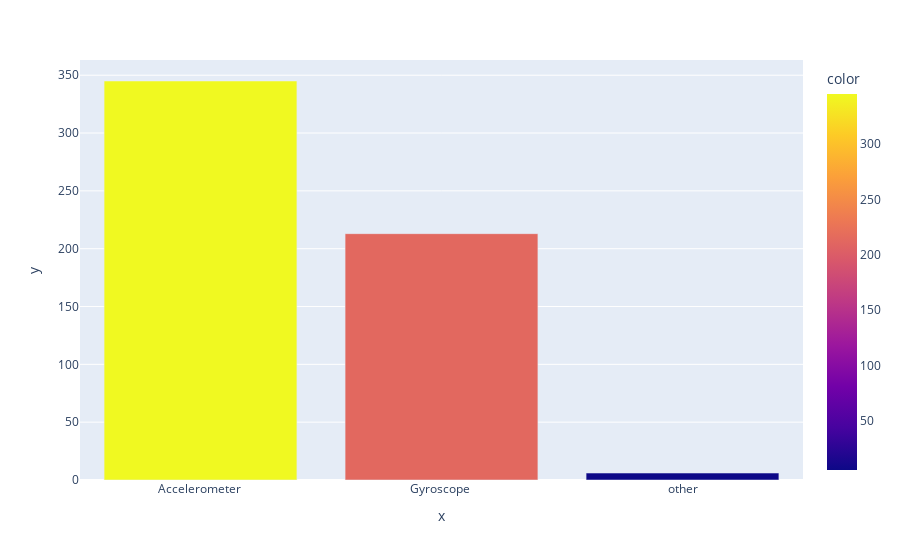

The cell this chart's notebook holds for it:
### Markdown cell above
Le features di questo dataset provengono da accelerometro e giroscopio (segnali 3 assiali):
- Acc = 345
- Gyro = 213
- other = 5

### Code cell
Acc=0
Gyro=0
other=0
for i in data.columns:
    if 'Acc'in i:
        Acc=Acc+1
    elif 'Gyro'in i:
        Gyro=Gyro+1
    else:
        other=other+1

px.bar(x=['Accelerometer ','Gyroscope ','other'],y=[Acc,Gyro,other],color=[Acc,Gyro,other])

### Figure 1 — Plotly figure (JSON) as saved in the notebook; plotly's stock layout.template omitted (floating-point values rounded to 4 significant figures)
{"data": [{"alignmentgroup": "True", "hovertemplate": "x=%{x}<br>y=%{y}<br>color=%{marker.color}<extra></extra>", "legendgroup": "", "marker": {"color": [345, 213, 6], "coloraxis": "coloraxis", "pattern": {"shape": ""}}, "name": "", "offsetgroup": "", "orientation": "v", "showlegend": false, "textposition": "auto", "type": "bar", "x": ["Accelerometer ", "Gyroscope ", "other"], "xaxis": "x", "y": [345, 213, 6], "yaxis": "y"}], "layout": {"barmode": "relative", "coloraxis": {"colorbar": {"title": {"text": "color"}}, "colorscale": [[0, "#0d0887"], [0.1111, "#46039f"], [0.2222, "#7201a8"], [0.3333, "#9c179e"], [0.4444, "#bd3786"], [0.5556, "#d8576b"], [0.6667, "#ed7953"], [0.7778, "#fb9f3a"], [0.8889, "#fdca26"], [1, "#f0f921"]]}, "legend": {"tracegroupgap": 0}, "margin": {"t": 60}, "xaxis": {"anchor": "y", "domain": [0, 1], "title": {"text": "x"}}, "yaxis": {"anchor": "x", "domain": [0, 1], "title": {"text": "y"}}}}
